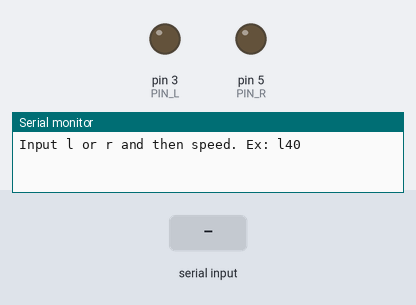
A sketch run on a simulated Arduino Uno, built with avr-gcc and run on an emulated ATmega328P. Parts: output pins drawn as LEDs (lit = HIGH), the last lines printed to the serial monitor. The test bench sets the inputs (shaded band).

Above: at 1.2 s.
1.3 s: "l90\n" received over Serial
At 3.0 s:
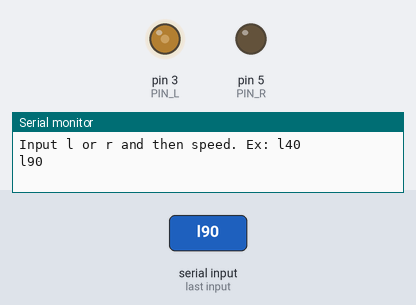
3.8 s: "r90\n" received over Serial
At 6.0 s:
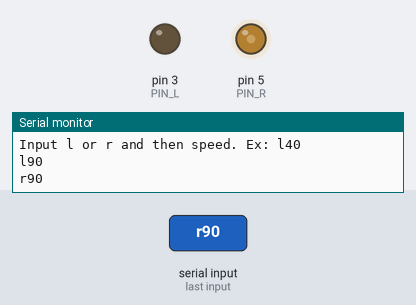
6.3 s: "l,45\n" received over Serial
At 8.0 s:
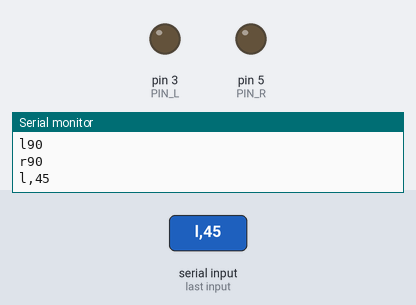
Timing chart, 0 to 9.5 s (numbered marks = the images above; inputs shaded):
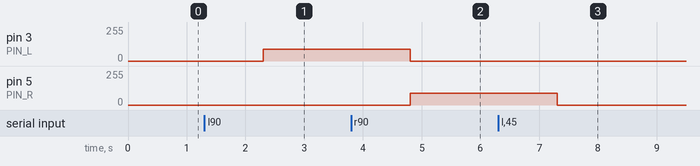

Measured:
- after the input at 1.3 s, pin 3 (PIN_L): 0/255 → 90/255 after 1.0 s
- after the input at 3.8 s, pin 3 (PIN_L): 90/255 → 0/255 after 1.0 s; pin 5 (PIN_R): 0/255 → 90/255 after 1.0 s
- after the input at 6.3 s, pin 5 (PIN_R): 90/255 → 0/255 after 1.0 s

The sketch:

H-bridge.ino
```cpp
#define PIN_L 3
#define PIN_R 5

void setup(){
  pinMode(PIN_L, OUTPUT);
  pinMode(PIN_R, OUTPUT);
  Serial.begin(9600);

  Serial.println("Input l or r and then speed. Ex: l40");
}

void loop(){
  if (Serial.available()) {
    String input = Serial.readString();
    Serial.println(input);
    char command = input[0];
    input.remove(0, 1);
    int speed = input.toInt();

    moveMotor(command, speed);
  }
}

void moveMotor(char dir, int speed){

  if (speed > 255){
    speed = 255;
  }else if (speed < 0) {
    speed = 0;
  }

  if (dir == 'l') {
  	analogWrite(PIN_L, speed);
  	analogWrite(PIN_R, 0);
  	return;
  } else if (dir == 'r') {
  	analogWrite(PIN_R, speed);
  	analogWrite(PIN_L, 0);
  	return;
  } else {
  	Serial.println("Unknown command, input l or r ");
   	return;
  }
}
```
